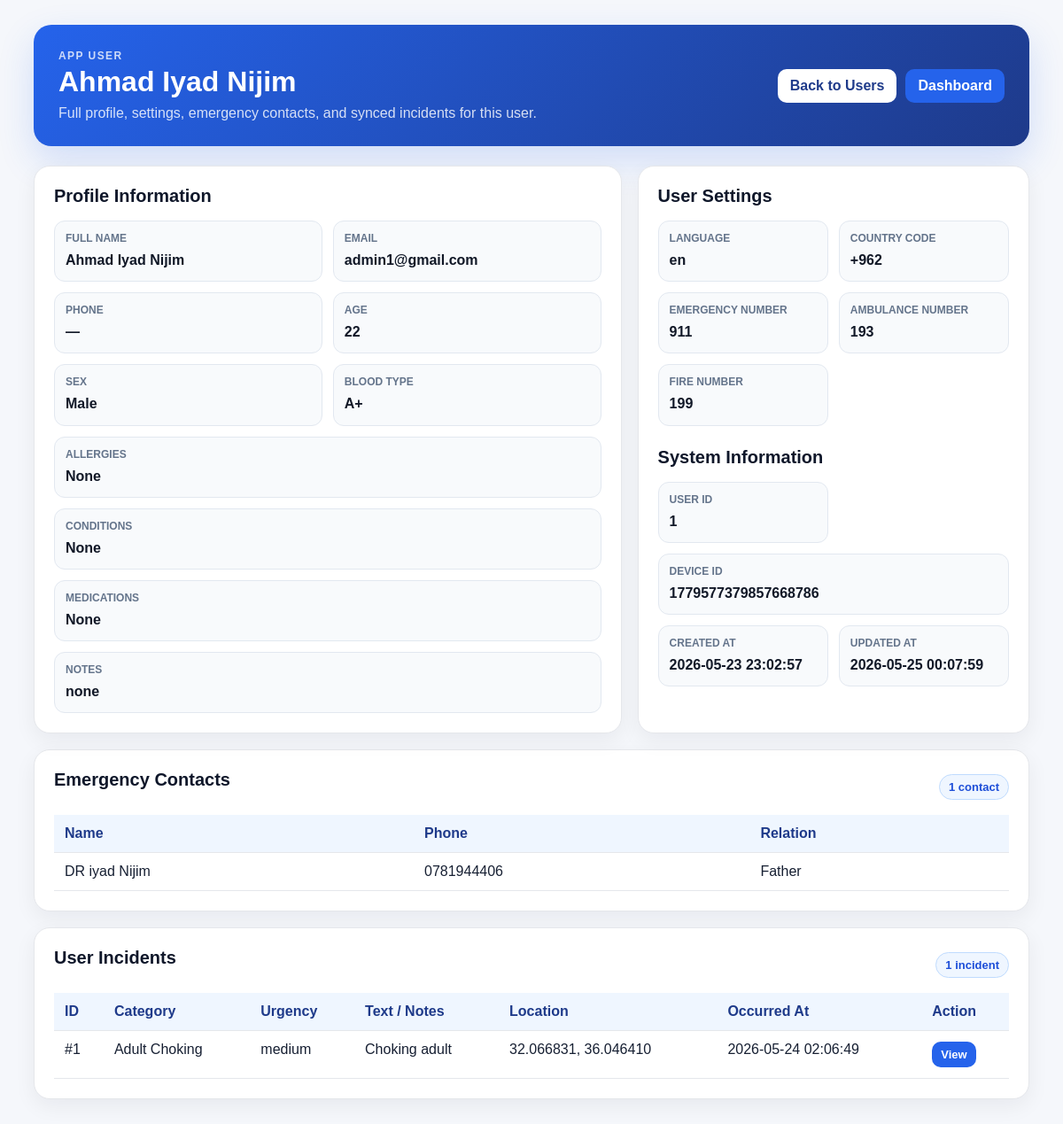
Screenshot of /pages/user_view.php?id=1 (signed in) with the database file from the repository.
### tables this page shows
CREATE TABLE `app_users` (
  `id` int(11) NOT NULL,
  `device_id` varchar(100) NOT NULL,
  `email` varchar(190) DEFAULT NULL,
  `profile_image_path` varchar(255) DEFAULT NULL,
  `full_name` varchar(150) DEFAULT NULL,
  `age` int(11) DEFAULT NULL,
  `sex` varchar(20) DEFAULT NULL,
  `blood_type` varchar(10) DEFAULT NULL,
  `allergies` text DEFAULT NULL,
  `conditions` text DEFAULT NULL,
  `medications` text DEFAULT NULL,
  `notes` text DEFAULT NULL,
  `questionnaire_json` longtext DEFAULT NULL,
  `language` varchar(10) DEFAULT 'en',
  `country_code` varchar(10) DEFAULT '+962',
  `emergency_number` varchar(20) DEFAULT '911',
  `ambulance_number` varchar(20) DEFAULT '193',
  `fire_number` varchar(20) DEFAULT '199',
  `created_at` timestamp NOT NULL DEFAULT current_timestamp(),
  `updated_at` timestamp NOT NULL DEFAULT current_timestamp() ON UPDATE current_timestamp()
);

CREATE TABLE `user_emergency_contacts` (
  `id` int(11) NOT NULL,
  `user_id` int(11) NOT NULL,
  `contact_name` varchar(150) DEFAULT NULL,
  `phone` varchar(50) DEFAULT NULL,
  `relation` varchar(100) DEFAULT NULL,
  `created_at` timestamp NOT NULL DEFAULT current_timestamp()
);

CREATE TABLE `incidents` (
  `id` int(11) NOT NULL,
  `local_id` int(11) NOT NULL,
  `device_id` varchar(64) DEFAULT NULL,
  `device_db_id` int(11) DEFAULT NULL,
  `occurred_at` datetime DEFAULT NULL,
  `synced_at` datetime NOT NULL DEFAULT current_timestamp(),
  `created_at` datetime NOT NULL DEFAULT current_timestamp(),
  `updated_at` datetime NOT NULL DEFAULT current_timestamp() ON UPDATE current_timestamp(),
  `lang` varchar(10) DEFAULT 'en',
  `input_text` text DEFAULT NULL,
  `predicted_category` varchar(50) DEFAULT NULL,
  `category_code` varchar(50) DEFAULT NULL,
  `urgency` varchar(20) DEFAULT 'medium',
  `urgency_level` enum('low', 'medium', 'high', 'extreme') NOT NULL DEFAULT 'medium',
  `confidence` decimal(5, 4) DEFAULT NULL,
  `manual_override` tinyint(1) NOT NULL DEFAULT 0,
  `lat` decimal(9, 6) DEFAULT NULL,
  `lng` decimal(9, 6) DEFAULT NULL,
  `location_source` enum('gps', 'last_known', 'none') NOT NULL DEFAULT 'none',
  `notes` varchar(255) DEFAULT NULL,
  `synced` tinyint(1) NOT NULL DEFAULT 1,
  `server_id` int(11) DEFAULT NULL
);

CREATE TABLE `categories` (
  `id` int(11) NOT NULL,
  `CODE` varchar(50) NOT NULL,
  `urgency_level` enum('low', 'medium', 'high', 'extreme') NOT NULL DEFAULT 'medium',
  `name_en` varchar(120) NOT NULL,
  `name_ar` varchar(120) NOT NULL,
  `icon_key` varchar(50) DEFAULT NULL,
  `is_active` tinyint(1) NOT NULL DEFAULT 1,
  `sort_order` int(11) NOT NULL DEFAULT 1,
  `created_at` datetime NOT NULL DEFAULT current_timestamp(),
  `updated_at` datetime NOT NULL DEFAULT current_timestamp() ON UPDATE current_timestamp()
);

### pages/guards.php (called while the page is built, shortened)
<?php
function perms(): array
{
    return $_SESSION['perms'] ?? [];
}
function can(string $perm): bool
{
    return in_array($perm, perms(), true);
}
?>

### pages/user_view.php (the view, shortened to what this page needs)
<?php
require_once __DIR__ . '/guards.php';
require_once __DIR__ . '/../config/database.php';
$userId = (int)($_GET['id'] ?? 0);
if ($userId > 0) {
    $stmt = $pdo->prepare("
        SELECT *
        FROM app_users
        WHERE id = :id
        LIMIT 1
    ");
    $stmt->execute([':id' => $userId]);
}
$user = $stmt->fetch();
$userId = (int)$user['id'];
function value_or_dash(array $row, string $key): string
{
    $value = $row[$key] ?? '';
    $value = is_scalar($value) ? trim((string)$value) : '';
    return $value !== '' ? $value : '—';
}
function e(mixed $value): string
{
    return htmlspecialchars((string)$value, ENT_QUOTES, 'UTF-8');
}
$contactsStmt = $pdo->prepare("
    SELECT contact_name, phone, relation
    FROM user_emergency_contacts
    WHERE user_id = :user_id
    ORDER BY id ASC
");
$contactsStmt->execute([':user_id' => $userId]);
$contacts = $contactsStmt->fetchAll();
$incidents = [];
if (can('incidents.view') && !empty($user['device_id'])) {
    $incidentsStmt = $pdo->prepare("
        SELECT
            incidents.*,
            categories.name_en AS category_name
        FROM incidents
        LEFT JOIN categories
            ON incidents.category_code = categories.CODE
        WHERE incidents.device_id = :device_id
        ORDER BY incidents.occurred_at DESC, incidents.created_at DESC
    ");
    $incidentsStmt->execute([
        ':device_id' => $user['device_id']
    ]);
    $incidents = $incidentsStmt->fetchAll();
}
$profileFields = [
    'full_name' => 'Full Name',
    'email' => 'Email',
    'phone' => 'Phone',
    'age' => 'Age',
    'sex' => 'Sex',
    'blood_type' => 'Blood Type',
    'allergies' => 'Allergies',
    'conditions' => 'Conditions',
    'medications' => 'Medications',
    'notes' => 'Notes',
];
$settingsFields = [
    'language' => 'Language',
    'country_code' => 'Country Code',
    'emergency_number' => 'Emergency Number',
    'ambulance_number' => 'Ambulance Number',
    'fire_number' => 'Fire Number',
];
$systemFields = [
    'id' => 'User ID',
    'device_id' => 'Device ID',
    'created_at' => 'Created At',
    'updated_at' => 'Updated At',
];
?>
<!DOCTYPE html>
<html lang="en">
<head>
    <link rel="stylesheet" href="../assets/css/user_view.css">
</head>
<body>
    <div class="page-shell">
        <div class="page-header">
            <div>
                <p class="eyebrow">App User</p>
                <h1><?= e(value_or_dash($user, 'full_name')) ?></h1>
                <p class="muted">Full profile, settings, emergency contacts, and synced incidents for this user.</p>
            </div>
            <div class="header-actions">
                <a class="btn secondary" href="users.php">Back to Users</a>
                <a class="btn" href="dashboard.php?page=users.php" target="_top">Dashboard</a>
            </div>
        </div>
        <div class="grid two">
            <section class="card">
                <h2>Profile Information</h2>
                <div class="details-grid">
                    <?php foreach ($profileFields as $key => $label): ?>
                        <div class="detail-item <?= in_array($key, ['allergies', 'conditions', 'medications', 'notes'], true) ? 'wide' : '' ?>">
                            <span><?= e($label) ?></span>
                            <strong><?= nl2br(e(value_or_dash($user, $key))) ?></strong>
                        </div>
                    <?php endforeach; ?>
                </div>
            </section>
            <section class="card">
                <h2>User Settings</h2>
                <div class="details-grid">
                    <?php foreach ($settingsFields as $key => $label): ?>
                        <div class="detail-item">
                            <span><?= e($label) ?></span>
                            <strong><?= e(value_or_dash($user, $key)) ?></strong>
                        </div>
                    <?php endforeach; ?>
                </div>
                <h2 class="section-gap">System Information</h2>
                <div class="details-grid">
                    <?php foreach ($systemFields as $key => $label): ?>
                        <div class="detail-item <?= $key === 'device_id' ? 'wide' : '' ?>">
                            <span><?= e($label) ?></span>
                            <strong><?= e(value_or_dash($user, $key)) ?></strong>
                        </div>
                    <?php endforeach; ?>
                </div>
            </section>
        </div>
        <section class="card">
            <div class="card-title-row">
                <h2>Emergency Contacts</h2>
                <span class="pill"><?= count($contacts) ?> contact<?= count($contacts) === 1 ? '' : 's' ?></span>
            </div>
            <div class="table-wrap">
                <table>
                    <thead>
                        <tr>
                            <th>Name</th>
                            <th>Phone</th>
                            <th>Relation</th>
                        </tr>
                    </thead>
                    <tbody>
                        <?php if (count($contacts) > 0): ?>
                            <?php foreach ($contacts as $contact): ?>
                                <tr>
                                    <td><?= e($contact['contact_name'] ?? '') ?></td>
                                    <td><?= e($contact['phone'] ?? '') ?></td>
                                    <td><?= e($contact['relation'] ?? '') ?></td>
                                </tr>
                            <?php endforeach; ?>
                        <?php else: ?>
                            <tr>
                                <td colspan="3" class="empty">No emergency contacts found.</td>
                            </tr>
                        <?php endif; ?>
                    </tbody>
                </table>
            </div>
        </section>
        <section class="card">
            <div class="card-title-row">
                <h2>User Incidents</h2>
                <?php if (can('incidents.view')): ?>
                    <span class="pill"><?= count($incidents) ?> incident<?= count($incidents) === 1 ? '' : 's' ?></span>
                <?php endif; ?>
            </div>
            <?php if (!can('incidents.view')): ?>
                <p class="empty">You do not have permission to view incidents.</p>
            <?php else: ?>
                <div class="table-wrap">
                    <table>
                        <thead>
                            <tr>
                                <th>ID</th>
                                <th>Category</th>
                                <th>Urgency</th>
                                <th>Text / Notes</th>
                                <th>Location</th>
                                <th>Occurred At</th>
                                <th>Action</th>
                            </tr>
                        </thead>
                        <tbody>
                            <?php if (count($incidents) > 0): ?>
                                <?php foreach ($incidents as $incident): ?>
                                    <?php
                                    $location = '—';
                                    if (!empty($incident['location'])) {
                                        $location = (string)$incident['location'];
                                    } elseif (!empty($incident['lat']) && !empty($incident['lng'])) {
                                        $location = $incident['lat'] . ', ' . $incident['lng'];
                                    }
                                    $text = $incident['description'] ?? $incident['input_text'] ?? $incident['notes'] ?? '—';
                                    ?>
                                    <tr>
                                        <td>#<?= e($incident['id'] ?? '') ?></td>
                                        <td><?= e($incident['category_name'] ?? $incident['category_code'] ?? '—') ?></td>
                                        <td><?= e($incident['urgency'] ?? $incident['urgency_level'] ?? '—') ?></td>
                                        <td><?= nl2br(e($text)) ?></td>
                                        <td><?= e($location) ?></td>
                                        <td><?= e($incident['occurred_at'] ?? $incident['created_at'] ?? '—') ?></td>
                                        <td><a class="btn small" href="incident_view.php?id=<?= urlencode((string)$incident['id']) ?>">View</a></td>
                                    </tr>
                                <?php endforeach; ?>
                            <?php else: ?>
                                <tr>
                                    <td colspan="7" class="empty">No incidents found for this user.</td>
                                </tr>
                            <?php endif; ?>
                        </tbody>
                    </table>
                </div>
            <?php endif; ?>
        </section>
    </div>
</body>
</html>

### assets/css/user_view.css (style rules this page uses)
* { box-sizing: border-box; }
body { margin: 0; font-family: Arial, sans-serif; background: #f5f7fb; color: #172033; }
.page-shell { max-width: 1180px; margin: 0 auto; padding: 28px; }
.page-header { background: linear-gradient(135deg, #2563eb, #1e3a8a); color: white; border-radius: 20px; padding: 28px; display: flex; justify-content: space-between; gap: 20px; align-items: center; box-shadow: 0 16px 40px rgba(37, 99, 235, .18); margin-bottom: 22px; }
.page-header h1 { margin: 4px 0 8px; font-size: 32px; }
.eyebrow { margin: 0; text-transform: uppercase; font-size: 12px; letter-spacing: .12em; opacity: .78; font-weight: 800; }
.muted { color: rgba(255, 255, 255, .82); margin: 0; }
.header-actions { display: flex; gap: 10px; flex-wrap: wrap; }
.btn { display: inline-block; background: #2563eb; color: white; text-decoration: none; border-radius: 10px; padding: 10px 14px; font-weight: 800; border: 0; }
.btn.secondary { background: white; color: #1e3a8a; }
.btn.small { padding: 7px 10px; font-size: 13px; }
.grid.two { display: grid; grid-template-columns: 1.2fr .8fr; gap: 18px; }
.card { background: white; border: 1px solid #e5e7eb; border-radius: 18px; padding: 22px; box-shadow: 0 8px 24px rgba(15, 23, 42, .06); margin-bottom: 18px; }
.card h2 { margin: 0 0 16px; color: #0f172a; font-size: 20px; }
.section-gap { margin-top: 24px !important; }
.details-grid { display: grid; grid-template-columns: repeat(2, minmax(0, 1fr)); gap: 12px; }
.detail-item { border: 1px solid #e2e8f0; border-radius: 12px; background: #f8fafc; padding: 12px; min-width: 0; }
.detail-item.wide { grid-column: 1 / -1; }
.detail-item span { display: block; color: #64748b; font-size: 12px; font-weight: 800; text-transform: uppercase; margin-bottom: 6px; }
.detail-item strong { display: block; color: #111827; word-break: break-word; line-height: 1.45; }
.card-title-row { display: flex; justify-content: space-between; align-items: center; gap: 12px; margin-bottom: 12px; }
.pill { background: #eff6ff; color: #1d4ed8; border: 1px solid #bfdbfe; border-radius: 999px; padding: 6px 10px; font-weight: 800; font-size: 13px; }
.table-wrap { overflow-x: auto; }
table { width: 100%; border-collapse: collapse; }
th, td { border-bottom: 1px solid #e5e7eb; padding: 12px; text-align: left; vertical-align: top; }
th { background: #eff6ff; color: #1e3a8a; font-weight: 800; }

### rows the page displays
app_users: full_name "Ahmad Iyad Nijim", email "admin1@gmail.com", phone "—", age "22", sex "Male", blood_type "A+", allergies "None", conditions "None", medications "None", notes "none", language "en", country_code "+962", emergency_number "911", ambulance_number "193", fire_number "199", id "1", device "1779577379857668786", created_at "2026-05-23 23:02:57", updated_at "2026-05-25 00:07:59"
user_emergency_contacts: contact_name "DR iyad Nijim", phone "0781944406", relation "Father"
incidents: id "1", categories.name_en "Adult Choking", urgency "medium", input_text "Choking adult", location "32.066831, 36.046410", occurred_at "2026-05-24 02:06:49"

### other values shown
$label "FULL NAME"
$label "EMAIL"
$label "PHONE"
$label "AGE"
$label "SEX"
$label "BLOOD TYPE"
$label "ALLERGIES"
$label "CONDITIONS"
$label "MEDICATIONS"
$label "NOTES"
$label "LANGUAGE"
$label "COUNTRY CODE"
$label "EMERGENCY NUMBER"
$label "AMBULANCE NUMBER"
$label "FIRE NUMBER"
